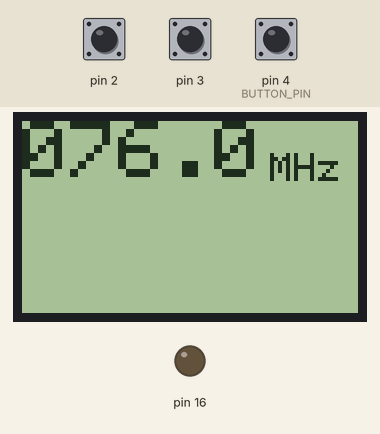
A sketch run on a simulated Arduino Uno, built with avr-gcc and run on an emulated ATmega328P. Parts: 84×48 one-colour display, output pins drawn as LEDs (lit = HIGH). The inputs (shaded band) are chosen by the test bench; at power-on: pin 4 (BUTTON_PIN) HIGH, pin 2 HIGH, pin 3 HIGH. The display library's start-up logo is not drawn; what the sketch prints to the serial monitor is not drawn.

Above: at 1.06 s.
At 2.28 s:
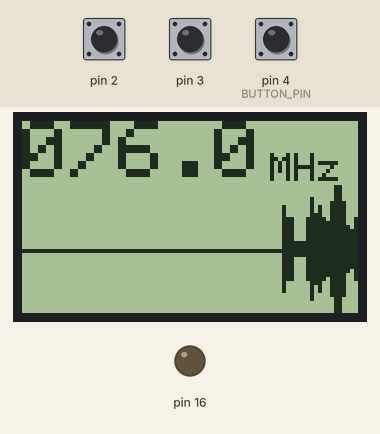
2.3 s: pin 4 (BUTTON_PIN) pulled LOW for 0.15 s
At 2.47 s:
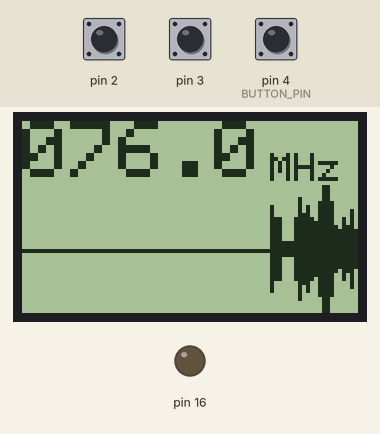

The sketch:

sketch_FMRadio.ino
```cpp
#include "Button.h"
#include "RotaryEncoder.h"
#include "UI.h"

#define BUTTON_PIN       4
#define ROTARY_ENCODER_A 2
#define ROTARY_ENCODER_B 3
#define NOKIA_5110_RST   15
#define NOKIA_5110_CE    10
#define NOKIA_5110_DC    12
#define NOKIA_5110_DIN   11
#define NOKIA_5110_CLK   13
#define NOKIA_5110_BL    16

void onButtonClicked(int pin);
void onEncoderChanged(int pulse, int deltaPulse);

RotaryEncoder mEncoder(ROTARY_ENCODER_A, ROTARY_ENCODER_B);
Button mButton(BUTTON_PIN);
UI mUI(NOKIA_5110_CLK,
       NOKIA_5110_DIN,
       NOKIA_5110_DC,
       NOKIA_5110_CE,
       NOKIA_5110_RST,
       NOKIA_5110_BL);

void setup() {
  Serial.begin(115200);
  Serial.println("FM Radio ready");

  mButton.setOnClickListener(onButtonClicked);
  mEncoder.setOnRotaryEncoderChangedListener(onEncoderChanged);
  mEncoder.begin();

  mUI.begin();
  mUI.setBackgroundLightTimeout(5000);
  mUI.turnLightOff();
}

void loop() {
  mButton.handleClick();
  mUI.handleUI();
  mUI.showFMPage();
}

void onEncoderChanged(int pulse, int deltaPulse) {
  mUI.triggerLightOn();
  mUI.turnFrequency(deltaPulse * 0.1f);
}

void onButtonClicked(int pin) {
  Serial.print("[onButtonClicked] pin = "); Serial.println(pin);
}
```

Button.cpp
```cpp
#include "Button.h"

Button::Button(int pin) : mPin(pin) {
  pinMode(mPin, INPUT_PULLUP);
  mLastPinValue = HIGH;
}

Button::~Button() {
  mOnClickListener = NULL;
}

void Button::setOnClickListener(void (*listener)(int pin)) {
  mOnClickListener = listener;
}

void Button::handleClick() {
  if (mOnClickListener != NULL) {
    byte value = digitalRead(mPin);
    if (value == mLastPinValue) {
      return;
    } else {
      mLastPinValue = value;
    }

    if (value == HIGH) {
      mOnClickListener(mPin);
    }
  }
}
```

Button.h
```cpp
#ifndef BUTTON_H
#define BUTTON_H
#include <Arduino.h>

class Button {
  public:
    Button(int pin);
    ~Button();

    void setOnClickListener(void (*)(int));
    void handleClick();

  private:
    void onPinInterrupted();

  private:
    void (*Button::mOnClickListener)(int);
    int mPin;
    byte mLastPinValue;
};

#endif
```

RotaryEncoder.cpp
```cpp
#include "RotaryEncoder.h"

RotaryEncoder* RotaryEncoder::sInstance = NULL;

RotaryEncoder::RotaryEncoder(byte pinA, byte pinB) {
  mPinA              = pinA;
  mPinB              = pinB;
  mLastPulse         = 0;
  mPulse             = 0;
  mLastestPinAB      = 0;
  mLastPinAB         = 0;
  mOnChangedListener = NULL;

  RotaryEncoder::sInstance = this;
}

RotaryEncoder::~RotaryEncoder() {
  RotaryEncoder::sInstance = NULL;
}

void RotaryEncoder::begin() {
  pinMode(mPinA, INPUT_PULLUP);
  pinMode(mPinB, INPUT_PULLUP);
  attachInterrupt(digitalPinToInterrupt(mPinA), onPinInterrupted, CHANGE);
  attachInterrupt(digitalPinToInterrupt(mPinB), onPinInterrupted, CHANGE);
  mLastestPinAB = mLastPinAB = 1;
}

void RotaryEncoder::setOnRotaryEncoderChangedListener(void (*listener)(int, int)) {
  mOnChangedListener = listener;
}

void RotaryEncoder::onPinInterrupted() {
  if (sInstance == NULL || sInstance->mOnChangedListener == NULL) return;

  uint8_t currentPin = digitalRead(sInstance->mPinA) * 10 + digitalRead(sInstance->mPinB);
  if (currentPin == sInstance->mLastPinAB) {
    return;
  } else {
    // (1<=>1) is rotary encoder start position
    // (1<=>0) is start to rotate clockwise, or (0<=>1) is start to rotate re-clockwise
    // (0<=>0) is middle position
    // (0<=>1) is end to rotate clockwise, or (1<=>0) is start to rotate re-clockwise
    // (1<=>1) is rotary encoder end position
    if (sInstance->mLastPinAB == 00) {
      if (sInstance->mLastestPinAB == 10 && currentPin == 01) sInstance->mPulse++;
      else if (sInstance->mLastestPinAB == 01 && currentPin == 10) sInstance->mPulse--;
    }

    sInstance->mLastestPinAB = sInstance->mLastPinAB;
    sInstance->mLastPinAB = currentPin;
  }

  if (sInstance->mLastPulse != sInstance->mPulse) {
    int direction = sInstance->mPulse - sInstance->mLastPulse;
    direction = direction >= 1 ? 1 : (direction <= -1) ? -1 : 0;
    sInstance->mOnChangedListener(sInstance->mPulse, direction);
    sInstance->mLastPulse = sInstance->mPulse;
  }
}
```

RotaryEncoder.h
```cpp
#ifndef ROTARY_ENCODER_H
#define ROTARY_ENCODER_H

#include "Arduino.h"

class RotaryEncoder {
  public:
    RotaryEncoder(byte pinA, byte pinB);
    ~RotaryEncoder();

    void begin();
    void setOnRotaryEncoderChangedListener(void (*)(int, int));

  private:
    static void onPinInterrupted();

  private:
    volatile int     mLastPulse;
    volatile int     mPulse;
    volatile uint8_t mLastestPinAB; // last last pin value of A and B
    volatile uint8_t mLastPinAB; // last pin value of A and B
    byte             mPinA;
    byte             mPinB;

    void (*RotaryEncoder::mOnChangedListener)(int, int);

  private:
    static RotaryEncoder* sInstance;
};

#endif
```

TEA5767.cpp
```cpp
#include "TEA5767.h"
#include <Wire.h>

TEA5767::TEA5767() {
  mWriteBuffer = new WriteBuffer();
  mWriteBuffer->isMute                  = TRUE;
  mWriteBuffer->isSearchMode            = FALSE;
  mWriteBuffer->prePLL                  = 0;
  mWriteBuffer->postPLL                 = 0;
  mWriteBuffer->searchDirection         = FORWARD;
  mWriteBuffer->stopSearchLevel         = AUTOSTOP_SEARCH_LOW_RF_LEVEL;
  mWriteBuffer->sideBand                = HIGH_SIDE_BAND;
  mWriteBuffer->isMono                  = FALSE;
  mWriteBuffer->isMuteLeft              = FALSE;
  mWriteBuffer->isMuteRight             = FALSE;
  mWriteBuffer->softwarePort1Output     = LOW;
  mWriteBuffer->softwarePort2Output     = LOW;
  mWriteBuffer->isStandby               = TRUE;
  mWriteBuffer->bandLimit               = JAPAN_BAND;
  mWriteBuffer->xtal                    = XTAL_32KHz;
  mWriteBuffer->isSoftwareMute          = TRUE;
  mWriteBuffer->isHighCutControl        = FALSE;
  mWriteBuffer->isStereoNoiseCanceling  = TRUE;
  mWriteBuffer->isEnableSearchIndicator = TRUE;
  mWriteBuffer->isEnablePLLReference    = FALSE;
  mWriteBuffer->DTC                     = DTC_COMMON;
}

TEA5767::~TEA5767() {
  Wire.end();
  if (mReadBuffer != NULL) {
    delete mReadBuffer;
    mReadBuffer = NULL;
  }

  if (mWriteBuffer != NULL) {
    delete mWriteBuffer;
    mWriteBuffer = NULL;
  }
}

void TEA5767::setup() {
  Wire.begin();
  Wire.setClock(I2C_CLOCK);
  readData();
}

void TEA5767::update() {
  writeData();
  readData();
}

void TEA5767::setFrequency(unsigned int frequency) {
  unsigned long pll = convertFrequencyToPLL(frequency);
  if (pll != mWriteBuffer->getPLL()) {
    mWriteBuffer->setPLL(pll);
    mIsWriteBufferDirty = true;
  }
}

unsigned int TEA5767::getFrequency() {
  return (mReadBuffer != NULL) ? convertFrequencyToPLL(mReadBuffer->getPLL()) : 0;
}

void TEA5767::setStereo(bool isStereo) {
  if (mWriteBuffer->isMono != !isStereo) {
    mWriteBuffer->isMono = !isStereo;
    mIsWriteBufferDirty = true;
  }
}

bool TEA5767::isStereo() {
  return (mReadBuffer != NULL) ? mReadBuffer->isStereo : !mWriteBuffer->isMono;
}

void TEA5767::setHighCutControl(bool enabled) {
  if (mWriteBuffer->isHighCutControl != enabled) {
    mWriteBuffer->isHighCutControl = enabled;
    mIsWriteBufferDirty = true;
  }
}

void TEA5767::setStereoNoiseControl(bool enabled) {
  if (mWriteBuffer->isStereoNoiseCanceling != enabled) {
    mWriteBuffer->isStereoNoiseCanceling = enabled;
    mIsWriteBufferDirty = true;
  }
}

void TEA5767::setSoftwareMute(bool enabled) {
  if (mWriteBuffer->isSoftwareMute != enabled) {
    mWriteBuffer->isSoftwareMute = enabled;
    mIsWriteBufferDirty = true;
  }
}

void TEA5767::search(int direction, int stopLevel) {
  if (mWriteBuffer->searchDirection != direction || mWriteBuffer->stopSearchLevel != stopLevel) {
    mWriteBuffer->searchDirection = direction;
    mWriteBuffer->stopSearchLevel = stopLevel;
    mIsWriteBufferDirty = true;
  }
}

void TEA5767::setBand(int band) {
  if (mWriteBuffer->bandLimit != band) {
    mWriteBuffer->bandLimit = band;
    mIsWriteBufferDirty = true;
  }
}

void TEA5767::setPowerOn(bool isPowerOn) {
  if (mWriteBuffer->isStandby != !isPowerOn) {
    mWriteBuffer->isStandby = !isPowerOn;
    mIsWriteBufferDirty = true;
  }
}

bool TEA5767::isPowerOn() {
  return mWriteBuffer->isStandby == FALSE;
}

int TEA5767::getRFLevel() {
  return mReadBuffer->RFADClevel;
}

int TEA5767::getChipID() {
  return mReadBuffer->chipID;
}

bool TEA5767::readData() {
  if (mReadBuffer == NULL) {
    mReadBuffer = new ReadBuffer();
  }

  Wire.requestFrom(ADDRESS, BUFFER_SIZE);
  byte data[BUFFER_SIZE];
  byte counter = 0;
  memset(data, 0, BUFFER_SIZE);
  while (Wire.available()) {
    data[counter] = Wire.read();
    counter++;
  }
  if (counter = BUFFER_SIZE) {
    memcpy(mReadBuffer, data, BUFFER_SIZE);
  }
}

bool TEA5767::writeData() {
  if (!mIsWriteBufferDirty) return;
  byte* data = (byte*) mWriteBuffer;
  Wire.beginTransmission(ADDRESS);
  Wire.write(data, BUFFER_SIZE);
  Wire.endTransmission();
  mIsWriteBufferDirty = false;
}
```

TEA5767.h
```cpp
#ifndef TEA5767_H
#define TEA5767_H

#include "Arduino.h"

#define MIN_FREQ                     76.0
#define SPLIT_FREQ                   87.5
#define MAX_FREQ                     108.0

#define JAPAN_BAND                    1
#define EUROPE_BAND                   0
#define XTAL_32KHz                    0
#define XTAL_13MHz                    1
#define HIGH_SIDE_BAND                1
#define LOW_SIDE_BAND                 0
#define FORWARD                       1
#define BACKWARD                      0
#define NO_AUTOSTOP_SEARCH            0
#define AUTOSTOP_SEARCH_LOW_RF_LEVEL  1
#define AUTOSTOP_SEARCH_MID_RF_LEVEL  2
#define AUTOSTOP_SEARCH_HIGH_RF_LEVEL 3
#define DTC_75US                      1
#define DTC_50US                      0
#define DTC_USA                       DTC_75US
#define DTC_COMMON                    DTC_50US
#define TRUE                          1
#define FALSE                         0

#define I2C_CLOCK        400000 // 400kHz
#define IF               225000 // 225kHz
#define FREF_32KHz       32768  // 32.768kHz
#define FREF_13MHz       50000  // 50kHz
#define ADDRESS          0xC0
#define BUFFER_SIZE      5

struct WriteBuffer {
    bool isMute                  : 1; // 静音 = TRUE，正常 = FALSE
    bool isSearchMode            : 1; // 搜索模式 = TRUE，放音模式 = FALSE
    int  prePLL                  : 6; // 频率PLL值的前6bits
    int  postPLL                 : 8; // 频率PLL值的后8bits
    int  searchDirection         : 1; // 向前搜索 = 0，向后搜索 = 1
    int  stopSearchLevel         : 2; // 搜索模式不自动停止 = 0，搜索到微弱信号（信号强度ADC输出5）时中断搜索 = 1，搜索到中等信号（信号强度ADC输出7）时中断搜索 = 2，搜索到强烈信号（信号强度ADC输出10）时中断搜索 = 3
    int  sideBand                : 1; // 上边带接收 = 1，下边带接收 = 0
    bool isMono                  : 1; // 强制单声道输出 = TRUE，立体声输出 = FALSE
    bool isMuteLeft              : 1; // 立体声合成到右声道 = TRUE，正常声道输出 = FALSE
    bool isMuteRight             : 1; // 立体声合成到左声道 = TRUE，正常声道输出 = FALSE
    int  softwarePort1Output     : 1; // SWP1作为可编程端口使用，SWP1口输出高电平 = 1，SWP1口输出低电平 = 0
    int  softwarePort2Output     : 1; // SWP2作为可编程端口使用，SWP2口输出高电平 = 1，SWP2口输出低电平=0
    bool isStandby               : 1; // 待机模式 = TRUE，工作模式 = FALSE
    int  bandLimit               : 1; // 日本调频制式 = 1，欧美调频制式 = 0
    int  xtal                    : 1; // 使用外置13MHz晶振 = 1，使用外置32.768kHz晶振 = 0
    bool isSoftwareMute          : 1; // 开启软件静音 = TRUE，关闭软件静音 = FALSE
    bool isHighCutControl        : 1; // 开启高频旁路 = TRUE，关闭高频旁路 = FALSE
    bool isStereoNoiseCanceling  : 1; // 开启立体声噪音消除 = TRUE，关闭立体声噪音消除 = FALSE
    bool isEnableSearchIndicator : 1; // 搜索到频道是SWP1输出高电平 = TRUE，SWP1作为可编程端口使用 = FALSE
    bool isEnablePLLReference    : 1; // 启动6.5MHz锁相环参考频率 = TRUE，关闭6.5MHz锁相环参考频率 = FALSE
    int  DTC                     : 1; // 美国制去加重时间75μs = 1，其他国家去加重时间 50μs = 0

  public:
    WriteBuffer() {
      memset(this, 0, sizeof(WriteBuffer));
    }

    inline unsigned long getPLL() {
      unsigned long pll = (((unsigned long)prePLL) << 8) | postPLL;
      return pll;
    }

    inline void setPLL(unsigned long pll) {
      prePLL  = (unsigned int)((pll & 0xF0) >> 8);
      postPLL = (unsigned int)(pll & 0x0F);
    }
};

struct ReadBuffer {
    bool isReady               : 1; // 已搜索到频道或搜索到波段边界 = TRUE，否则 = FALSE
    bool isBandLimit           : 1; // 已搜索到波段边界 = TRUE，否则 = FALSE
    int  prePLL                : 6; // 当前频率的PLL值的前6bits
    int  postPLL               : 8; // 当前频率的PLL值的后8bits
    bool isStereo              : 1; // 当前信号为立体声 = TRUE，否则 = FALSE
    int  intermediateFrequency : 7; // 当前中频，正确调谐时在0x31~0x3E之间
    int  RFADClevel            : 4; // ADC输出的RF信号等级
    int  chipID                : 4; // 芯片ID

  public:
    ReadBuffer() {
      memset(this, 0, sizeof(ReadBuffer));
    }

    inline unsigned long getPLL() {
      unsigned long pll = (((unsigned long)prePLL) << 8) | postPLL;
      return pll;
    }
};

class TEA5767 {
  public:
    TEA5767();
    ~TEA5767();

    void         setFrequency(unsigned int frequencey);
    unsigned int getFrequency();
    void         setStereo(bool isStereo);
    bool         isStereo();
    void         setHighCutControl(bool enabled);
    void         setStereoNoiseControl(bool enabled);
    void         setSoftwareMute(bool enabled);
    void         search(int direction, int stopLevel);
    void         setBand(int band);
    void         setPowerOn(bool isPowerOn);
    bool         isPowerOn();
    int          getRFLevel();
    int          getChipID();

    void         setup();
    void         update();

  private:
    bool readData();
    bool writeData();

  private:
    inline unsigned int convertFrequencyToPLL(unsigned int frequency) {
      unsigned int intermediateFrequency = (mWriteBuffer->sideBand == HIGH_SIDE_BAND) ? IF : -IF;
      unsigned int referenceFrequency    = (mWriteBuffer->xtal == XTAL_32KHz) ? FREF_32KHz : FREF_13MHz;
      unsigned int pll = (4 * (frequency + intermediateFrequency)) / referenceFrequency;
      return pll;
    }

    inline unsigned int convertPLLToFrequency(unsigned int pll) {
      unsigned int intermediateFrequency = (mWriteBuffer->sideBand == HIGH_SIDE_BAND) ? IF : -IF;
      unsigned int referenceFrequency    = (mWriteBuffer->xtal == XTAL_32KHz) ? FREF_32KHz : FREF_13MHz;
      unsigned int frequency = (pll * referenceFrequency) / 4 - intermediateFrequency;
      return frequency;
    }

  private:
    bool         mIsWriteBufferDirty;
    WriteBuffer* mWriteBuffer;
    ReadBuffer*  mReadBuffer;
};

#endif
```

UI.cpp
```cpp
#include "UI.h"

#define FREQ_TEXT_SIZE      2
#define FREQ_TEXT_X         0
#define FREQ_TEXT_Y         0
#define FREQ_UNIT_TEXT_X    62
#define FREQ_UNIT_TEXT_Y    8
#define FREQ_UNIT_TEXT_SIZE 1

UI::UI(int rst, int ce, int dc, int din, int clk, int bl) {
  mRST = rst;
  mCE  = ce;
  mDC  = dc;
  mDIN = din;
  mCLK = clk;
  mBL  = bl;
  mBackgroundLightTimeout = 0;
  mFrequency = 76.0f;
  mLcd = new Adafruit_PCD8544(mRST, mCE, mDC, mDIN, mCLK);
  memset(mWaveBuffer, 0, LCD_WIDTH);
}

UI::~UI() {
  if (mLcd != NULL) {
    delete mLcd;
    mLcd = NULL;
  }
}

void UI::begin() {
  if (mLcd == NULL) return;

  pinMode(mBL, OUTPUT);
  digitalWrite(mBL, LOW);

  mLcd->begin();
  mLcd->setContrast(40);
  mLcd->display();
  delay(1000);
}

void UI::turnLightOn() {
  digitalWrite(mBL, HIGH);
}

void UI::turnLightOff() {
  digitalWrite(mBL, LOW);
}

bool UI::isLightOn() {
  return digitalRead(mBL) == HIGH;
}

void UI::triggerLightOn() {
  if (mBackgroundLightTimeout == 0) return;

  mStartLightOnTime = millis();
  turnLightOn();
}

void UI::setBackgroundLightTimeout(unsigned long timeout) {
  mBackgroundLightTimeout = timeout;
}

void UI::turnFrequency(float deltaFrequency) {
  mFrequency += deltaFrequency;
  mFrequency = mFrequency < 76.0f ? 76.0f : (mFrequency > 108.0f ? 108.0f : mFrequency);
}

void UI::handleUI() {
  if (mLcd == NULL) return;
  unsigned long now = millis();
  if (abs(now - mStartLightOnTime) > mBackgroundLightTimeout) {
    turnLightOff();
  }
}

void UI::showFMPage() {
  if (mLcd == NULL) return;
  unsigned long now = millis();
  if (abs(now - mLastRenderTime) < INTERVAL_15FPS) {
    return;
  } else {
    mLastRenderTime = now;
  }
  mLcd->clearDisplay();

  // Frequency
  char* frequencyText = NULL;
  ensureFrequencyText(mFrequency, &frequencyText);
  mLcd->setCursor(FREQ_TEXT_X, FREQ_TEXT_Y);
  mLcd->setTextSize(FREQ_TEXT_SIZE);
  mLcd->setTextColor(BLACK, WHITE);
  mLcd->print(frequencyText);
  if (frequencyText != NULL) {
    delete [] frequencyText;
    frequencyText = NULL;
  }

  // MHz
  mLcd->setCursor(FREQ_UNIT_TEXT_X, FREQ_UNIT_TEXT_Y);
  mLcd->setTextSize(FREQ_UNIT_TEXT_SIZE);
  mLcd->setTextColor(BLACK, WHITE);
  mLcd->print("MHz");
  mLcd->display();

  // Wave
  byte  axisTop    = 16;
  byte  axisBottom = LCD_HEIGHT;
  float axisRange  = axisBottom - axisTop;
  float axisMiddle = axisTop + (axisBottom - axisTop) / 2;
  float halfRange  = 0;
  generateSinWave(now);
  mLcd->setCursor(0, 0);
  for (int i = 0; i < LCD_WIDTH; i++) {
    halfRange = (mWaveBuffer[i] / 255.0f) * axisRange * 0.5f;
    mLcd->drawLine(
      i, int(axisMiddle + halfRange),
      i, int(axisMiddle - halfRange),
      BLACK);
  }
  mLcd->display();
}

void UI::ensureFrequencyText(float frequency, char** text) {
  byte hunderds = ((int)frequency) / 100;
  byte tens     = ((int)frequency - hunderds * 100) / 10;
  byte units    = (int)frequency % 10;
  byte tenths   = (frequency - (int)frequency) * 10;

  *text = new char[6] {
    hunderds + '0',
    tens + '0',
    units  + '0',
    '.',
    tenths + '0',
    '\0'
  };
}

void UI::generateSinWave(unsigned long time) {
  byte* src  = mWaveBuffer + 1;
  byte* dest = mWaveBuffer;
  memmove(dest, src, LCD_WIDTH - 1);
  mWaveBuffer[LCD_WIDTH - 1] = (sin(time / 10) * cos(time / 100) + 1.0) * 0.5 * 255;
}
```

Source omitted: UI.h (991 bytes)
